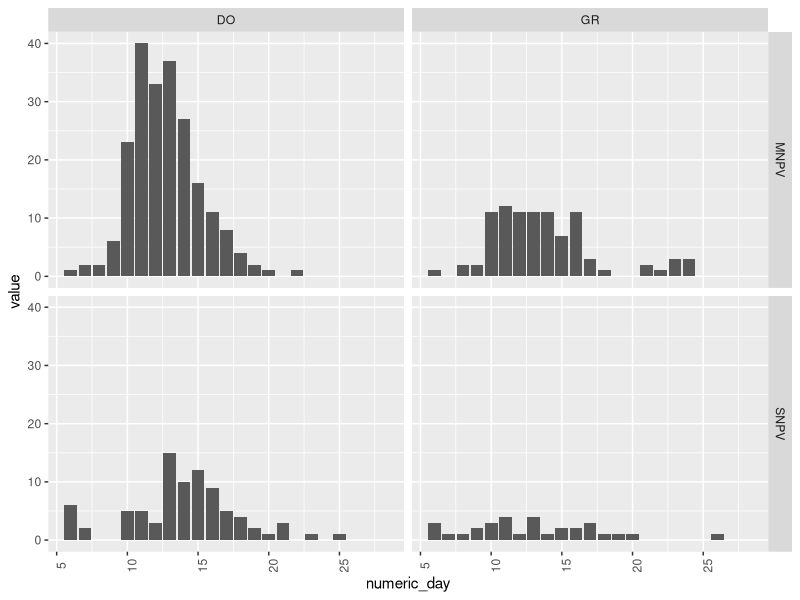
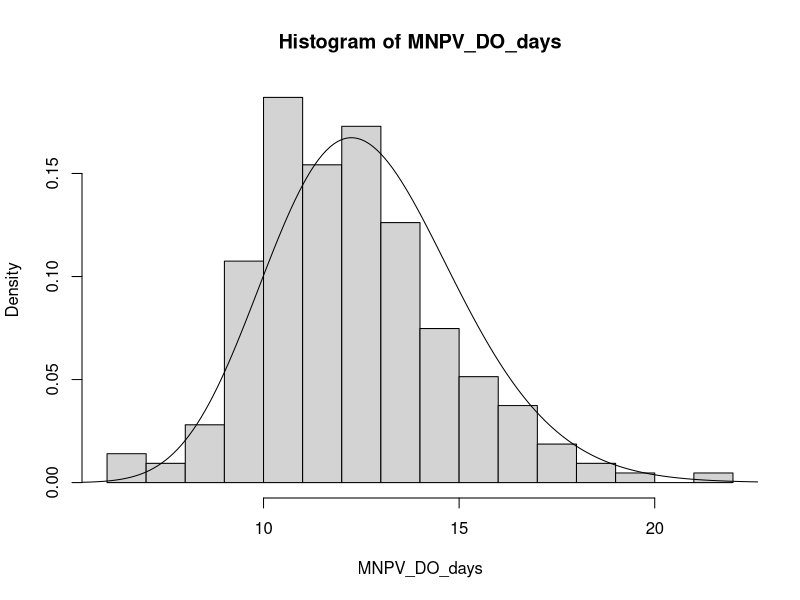
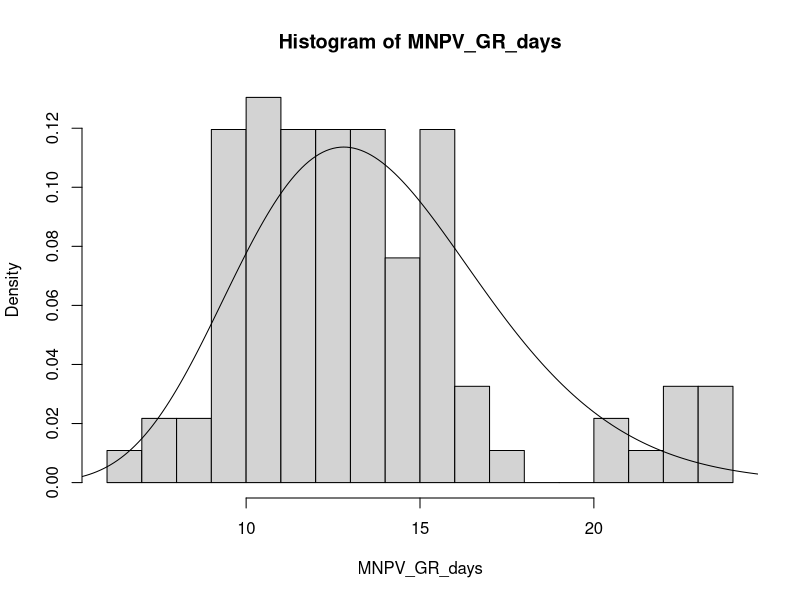
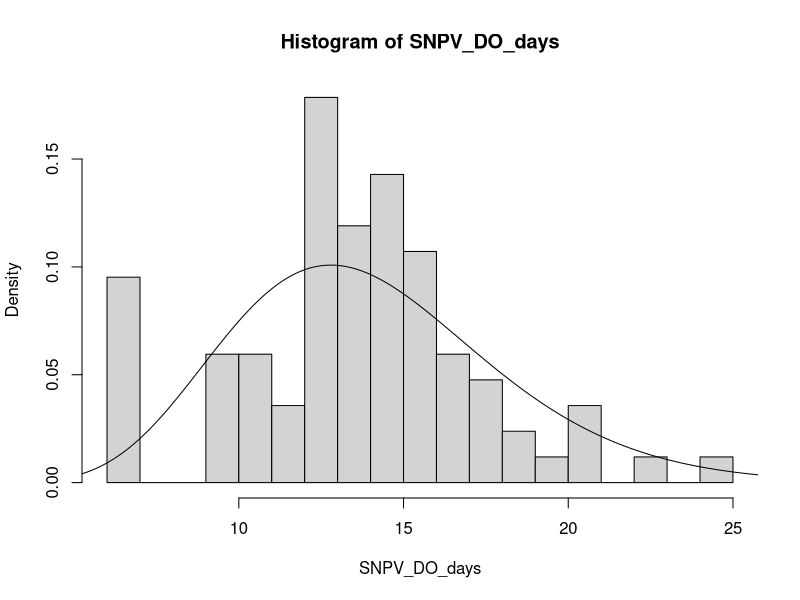
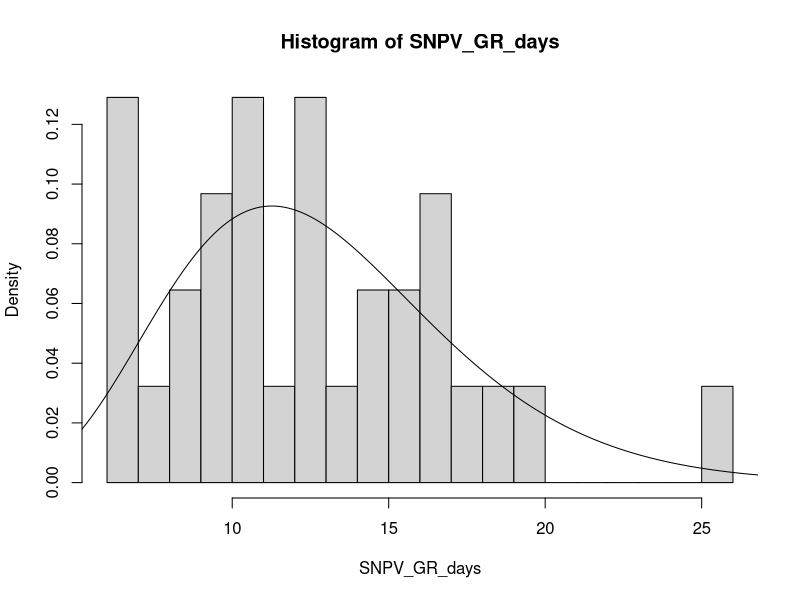
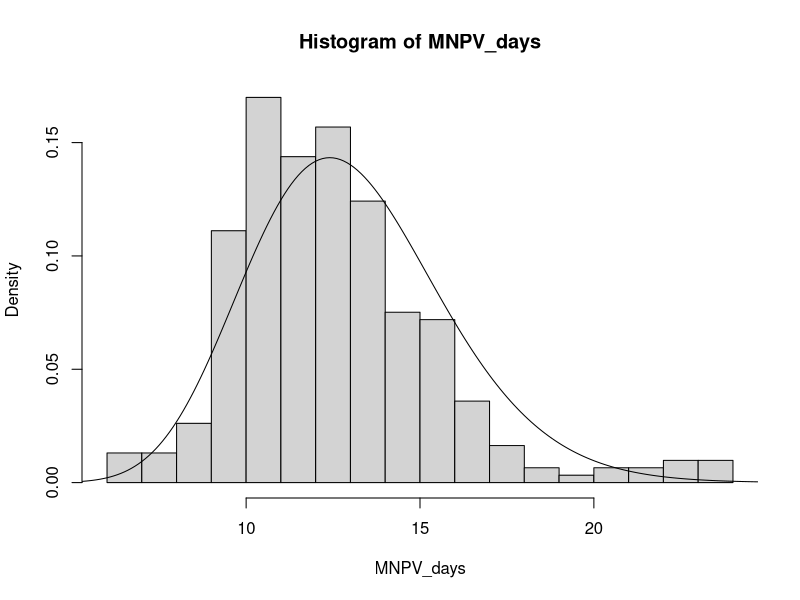
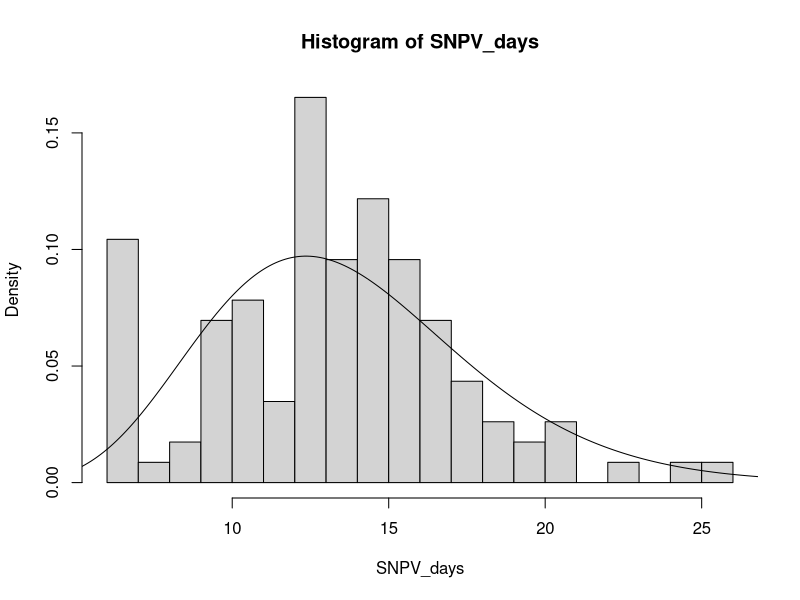
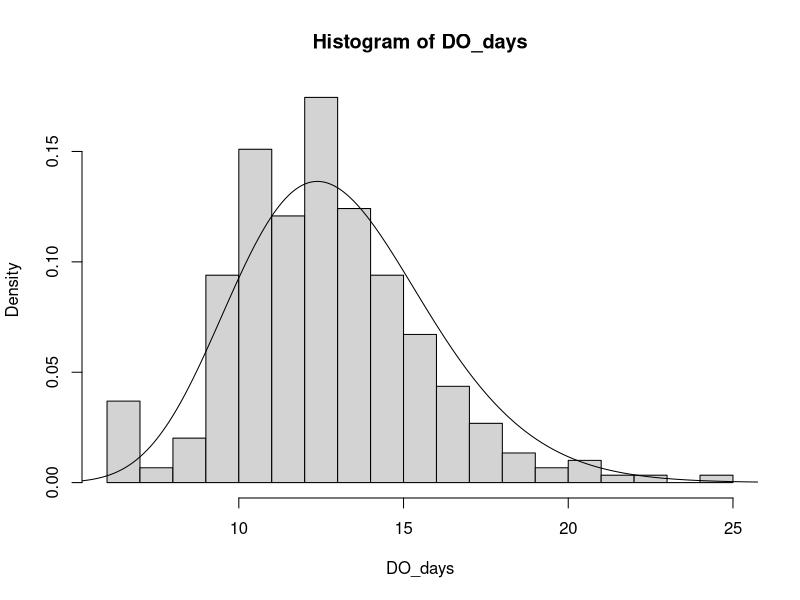

Write the R code that produced these figures, in order.
library(tidyverse)
#setwd("~/Desktop/school/dwyer_research/SOK")
SOK_data_w_control <- read.csv(file="DoseR_SOK_reformatted.csv",header=TRUE,sep=",")
SOK_data <- SOK_data_w_control %>% filter(capsid != "none")


#tidy the data

days <- colnames(SOK_data)[9:31]

day_num <- function(str) {
  return(substring(str,5,) %>% strtoi())
}

tidy <- SOK_data %>%
  pivot_longer(days, names_to="day")

tidy <- tidy %>% cbind(numeric_day = unlist(lapply(tidy$day, day_num)))
#write.csv(tidy, "tidy_SOK.csv", row.names = FALSE)

tidy %>% ggplot() +
  aes(x=numeric_day, y=value) + geom_col() +
  theme(axis.text.x = element_text(angle = 90)) +
  facet_grid(capsid~tree_sp)



MNPV_DO <- filter(tidy, capsid == "MNPV", tree_sp == "DO")
MNPV_GR <- filter(tidy, capsid == "MNPV", tree_sp == "GR")
SNPV_DO <- filter(tidy, capsid == "SNPV", tree_sp == "DO")
SNPV_GR <- filter(tidy, capsid == "SNPV", tree_sp == "GR")

MNPV_DO_days <- rep(MNPV_DO$numeric_day,MNPV_DO$value)
MNPV_GR_days <- rep(MNPV_GR$numeric_day,MNPV_GR$value)
SNPV_DO_days <- rep(SNPV_DO$numeric_day,SNPV_DO$value)
SNPV_GR_days <- rep(SNPV_GR$numeric_day,SNPV_GR$value)



#likelihood function

logLHoodHtg<-function(data, par){
  
  alpha = par[1];
  beta  = par[2];
  
  #data = MNPV_DO_days
  
  logLHood = dgamma(data, shape=alpha, scale=beta, log=TRUE); #2. Type in the log-likelihood function for the pure death model
  return(-sum(logLHood));  #We are looking for the negative sum of the log likelihoods across experimental units, because optim is a minimizer
  
}


#MNPV_DO

hist(MNPV_DO_days, freq=FALSE, breaks = 15)

MNPV_DO_OptOut = optim(par=c(5,0.5),fn=logLHoodHtg, data = MNPV_DO_days);

xnums <- seq(0,28,0.1)
ynums <- dgamma(xnums, shape = MNPV_DO_OptOut$par[1], scale = MNPV_DO_OptOut$par[2])

lines(xnums,ynums)

MNPV_DO_LHood <- MNPV_DO_OptOut$value


#MNPV_GR

hist(MNPV_GR_days, freq=FALSE, breaks = 15)

MNPV_GR_OptOut = optim(par=c(5,0.5),fn=logLHoodHtg, data = MNPV_GR_days);

xnums <- seq(0,28,0.1)
ynums <- dgamma(xnums, shape = MNPV_GR_OptOut$par[1], scale = MNPV_GR_OptOut$par[2])

lines(xnums,ynums)

MNPV_GR_LHood <- MNPV_GR_OptOut$value



#SNPV_DO

hist(SNPV_DO_days, freq=FALSE, breaks = 15)

SNPV_DO_OptOut = optim(par=c(5,0.5),fn=logLHoodHtg, data = SNPV_DO_days);

xnums <- seq(0,28,0.1)
ynums <- dgamma(xnums, shape = SNPV_DO_OptOut$par[1], scale = SNPV_DO_OptOut$par[2])

lines(xnums,ynums)

SNPV_DO_LHood <- SNPV_DO_OptOut$value



#SNPV_GR

hist(SNPV_GR_days, freq=FALSE, breaks = 15)

SNPV_GR_OptOut = optim(par=c(5,0.5),fn=logLHoodHtg, data = SNPV_GR_days);

xnums <- seq(0,28,0.1)
ynums <- dgamma(xnums, shape = SNPV_GR_OptOut$par[1], scale = SNPV_GR_OptOut$par[2])

lines(xnums,ynums)

SNPV_GR_LHood <- SNPV_GR_OptOut$value







##grouping by morphotype

MNPV <- filter(tidy, capsid == "MNPV")
SNPV <- filter(tidy, capsid == "SNPV")

MNPV_days <- rep(MNPV$numeric_day, MNPV$value)
SNPV_days <- rep(SNPV$numeric_day, SNPV$value)


#MNPV

hist(MNPV_days, freq=FALSE, breaks = 15)

MNPV_OptOut = optim(par=c(5,0.5),fn=logLHoodHtg, data = MNPV_days);

xnums <- seq(0,28,0.1)
ynums <- dgamma(xnums, shape = MNPV_OptOut$par[1], scale = MNPV_OptOut$par[2])

lines(xnums,ynums)

MNPV_LHood <- MNPV_OptOut$value



#SNPV

hist(SNPV_days, freq=FALSE, breaks = 15)

SNPV_OptOut = optim(par=c(5,0.5),fn=logLHoodHtg, data = SNPV_days);

xnums <- seq(0,28,0.1)
ynums <- dgamma(xnums, shape = SNPV_OptOut$par[1], scale = SNPV_OptOut$par[2])

lines(xnums,ynums)

SNPV_LHood <- SNPV_OptOut$value



##grouping by tree

DO <- filter(tidy, tree_sp == "DO")
GR <- filter(tidy, tree_sp == "GR")

DO_days <- rep(DO$numeric_day, DO$value)
GR_days <- rep(GR$numeric_day, GR$value)


#DO

hist(DO_days, freq=FALSE, breaks = 15)

DO_OptOut = optim(par=c(5,0.5),fn=logLHoodHtg, data = DO_days);

xnums <- seq(0,28,0.1)
ynums <- dgamma(xnums, shape = DO_OptOut$par[1], scale = DO_OptOut$par[2])

lines(xnums,ynums)

DO_LHood <- DO_OptOut$value



#GR

hist(GR_days, freq=FALSE, breaks = 15)

GR_OptOut = optim(par=c(5,0.5),fn=logLHoodHtg, data = GR_days);

xnums <- seq(0,28,0.1)
ynums <- dgamma(xnums, shape = GR_OptOut$par[1], scale = GR_OptOut$par[2])

lines(xnums,ynums)

GR_LHood <- GR_OptOut$value



##grouping by everything

SOK_days <- rep(tidy$numeric_day, tidy$value)

hist(SOK_days, freq=FALSE, breaks = 15)

SOK_OptOut = optim(par=c(5,0.5),fn=logLHoodHtg, data = SOK_days);

xnums <- seq(0,28,0.1)
ynums <- dgamma(xnums, shape = SOK_OptOut$par[1], scale = SOK_OptOut$par[2])

lines(xnums,ynums)

SOK_LHood <- SOK_OptOut$value



##AICs
AICCalc <- function(negLogLHood, K) {
  2*negLogLHood + 2*K
}


#tree and capsid
AICCalc(MNPV_DO_LHood + MNPV_GR_LHood + SNPV_DO_LHood + SNPV_GR_LHood, 2*4)

AICCalc(MNPV_LHood + SNPV_LHood, 2*2)

AICCalc(DO_LHood + GR_LHood, 2*2)

AICCalc(SOK_LHood, 2*1)
